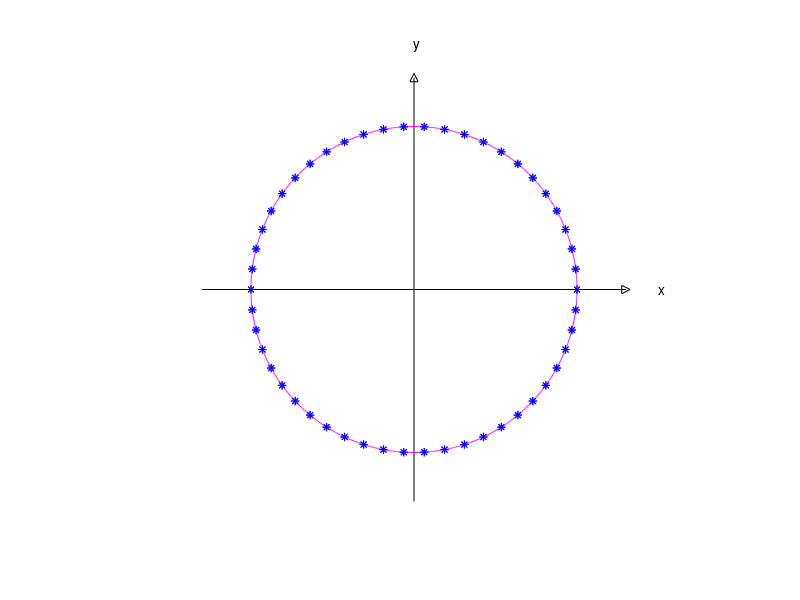

Reproduce this figure in MATLAB.
% First experiment with curves, Chapter 14: circle

figure

axis([-1.5 1.5 -1.5 1.5])
axis equal
axis off
hold on

plot([-1.3 1.3],[0 0],'k',[0 0], [-1.3 1.3],'k')
plot(1.3, 0, 'k>', 0, 1.3,'k^')
text(1.5,0,'x')
text(0,1.5,'y')

x = zeros(1,50);
y = zeros(1,50);

for i = 0:49
  t = 2*pi*i/50;
  x(i+1) = cos(t);
  y(i+1) = sin(t);
  plot(x(i+1),y(i+1),'b*')
  pause(0.1)
end

s = 0:pi/500:2*pi;
xx = cos(s);
yy = sin(s);
plot(xx,yy,'m',x,y,'b*')

hold off